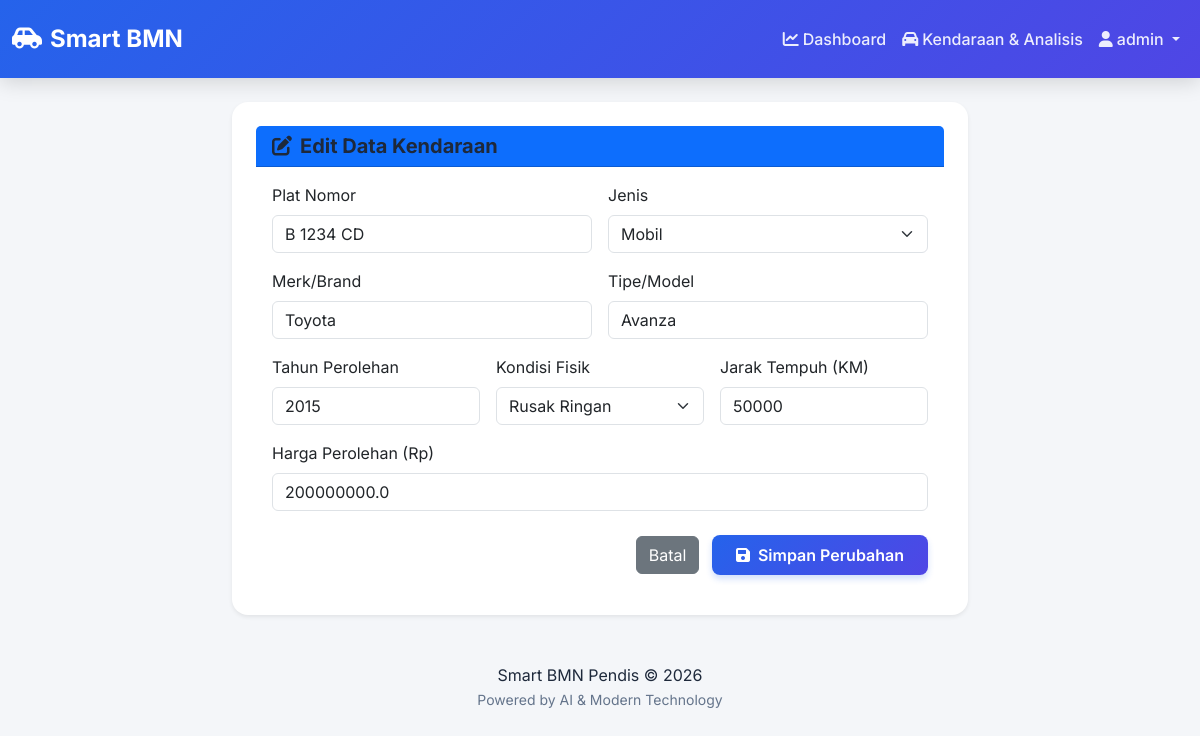
/vehicle/edit/1 (signed in), run on the app's committed database.
### models/user.py (models this page shows, shortened)
class User(db.Model, UserMixin):
    id = db.Column(db.Integer, primary_key=True)
    username = db.Column(db.String(20), unique=True, nullable=False)
    email = db.Column(db.String(120), unique=True, nullable=False)
    password = db.Column(db.String(60), nullable=False)
    role = db.Column(db.String(20), nullable=False, default='Operator') # Admin, Operator, Pejabat
    created_at = db.Column(db.DateTime, nullable=False, default=datetime.utcnow)

### models/vehicle.py (models this page shows, shortened)
class Vehicle(db.Model):
    id = db.Column(db.Integer, primary_key=True)
    plat_no = db.Column(db.String(20), unique=True, nullable=False)
    jenis = db.Column(db.String(50), nullable=False) # Mobil, Motor, Truk
    merk = db.Column(db.String(50), nullable=False)
    tipe = db.Column(db.String(50), nullable=False)
    tahun_perolehan = db.Column(db.Integer, nullable=False)
    harga_perolehan = db.Column(db.Float, nullable=False)
    kondisi_saat_ini = db.Column(db.String(20), nullable=False) # Baik, Rusak Ringan, Rusak Berat
    pengguna_saat_ini = db.Column(db.String(100), nullable=True)
    pejabat = db.Column(db.String(100), nullable=True)
    jarak_tempuh = db.Column(db.Integer, nullable=True, default=0) # KM
    nilai_buku = db.Column(db.Float, nullable=True) # Nilai penyusutan
    prediksi_nilai_jual = db.Column(db.Float, nullable=True)
    limit_lelang = db.Column(db.Float, nullable=True)  # Limit harga lelang (50-80% dari estimasi)
    rekomendasi_lelang = db.Column(db.String(20), nullable=True) # Layak / Tidak
    skor_kelayakan = db.Column(db.Float, nullable=True)
    alasan_rekomendasi = db.Column(db.Text, nullable=True)
    last_analyzed = db.Column(db.DateTime, nullable=True)
    maintenances = db.relationship('Maintenance', backref='vehicle', lazy=True, cascade="all, delete-orphan")
    damages = db.relationship('Damage', backref='vehicle', lazy=True, cascade="all, delete-orphan")
    usage_history = db.relationship('UsageHistory', backref='vehicle', lazy=True, cascade="all, delete-orphan")
    created_at = db.Column(db.DateTime, nullable=False, default=datetime.utcnow)

### controllers/main.py (the view, shortened to what this page needs)
@main.route('/vehicle/edit/<int:id>', methods=['GET', 'POST'])
@login_required
def edit_vehicle(id):
    v = Vehicle.query.get_or_404(id)
    return render_template('edit_vehicle.html', v=v)

### app.py (called while the page is built)
@app.context_processor
def inject_now():
    return {'now': datetime.datetime.now()}

### models/user.py (called while the page is built)
@login_manager.user_loader
def load_user(user_id):
    return User.query.get(int(user_id))

### templates/edit_vehicle.html (shortened to what this page needs)
{% extends "base.html" %}
{% block content %}
<div class="row justify-content-center">
    <div class="col-md-8">
        <div class="card shadow-sm">
            <div class="card-header bg-primary text-white">
                <h5 class="mb-0"><i class="fa-solid fa-pen-to-square me-2"></i>Edit Data Kendaraan</h5>
            </div>
            <div class="card-body">
                <form method="POST">
                    <div class="row g-3">
                        <div class="col-md-6">
                            <label class="form-label">Plat Nomor</label>
                            <input type="text" name="plat" class="form-control" value="{{ v.plat_no }}" required>
                        </div>
                        <div class="col-md-6">
                            <label class="form-label">Jenis</label>
                            <select name="jenis" class="form-select">
                                <option value="Mobil" {% if v.jenis=='Mobil' %}selected{% endif %}>Mobil</option>
                            </select>
                        </div>
                        <div class="col-md-6">
                            <label class="form-label">Merk/Brand</label>
                            <input type="text" name="merk" class="form-control" value="{{ v.merk }}" required>
                        </div>
                        <div class="col-md-6">
                            <label class="form-label">Tipe/Model</label>
                            <input type="text" name="tipe" class="form-control" value="{{ v.tipe }}" required>
                        </div>
                        <div class="col-md-4">
                            <label class="form-label">Tahun Perolehan</label>
                            <input type="number" name="tahun" class="form-control" value="{{ v.tahun_perolehan }}"
                                required>
                        </div>
                        <div class="col-md-4">
                            <label class="form-label">Kondisi Fisik</label>
                            <select name="kondisi" class="form-select">
                                <option value="Rusak Ringan" {% if v.kondisi_saat_ini=='Rusak Ringan' %}selected{% endif
                                    %}>Rusak Ringan</option>
                            </select>
                        </div>
                        <div class="col-md-4">
                            <label class="form-label">Jarak Tempuh (KM)</label>
                            <input type="number" name="km" class="form-control" value="{{ v.jarak_tempuh }}" required>
                        </div>
                        <div class="col-12">
                            <label class="form-label">Harga Perolehan (Rp)</label>
                            <input type="number" name="harga" class="form-control" value="{{ v.harga_perolehan }}"
                                required>
                        </div>
                    </div>
                    <div class="mt-4 text-end">
                        <a href="{{ url_for('main.vehicles') }}" class="btn btn-secondary me-2">Batal</a>
                        <button type="submit" class="btn btn-primary"><i class="fa-solid fa-save me-1"></i> Simpan
                            Perubahan</button>
                    </div>
                </form>
            </div>
        </div>
    </div>
</div>
{% endblock %}

### templates/base.html (shortened to what this page needs)
<!DOCTYPE html>
<html lang="id">
<head>
  <link href="https://cdn.jsdelivr.net/npm/bootstrap@5.3.2/dist/css/bootstrap.min.css" rel="stylesheet">
  <link href="https://cdnjs.cloudflare.com/ajax/libs/font-awesome/6.0.0/css/all.min.css" rel="stylesheet">
  <link rel="stylesheet" href="{{ url_for('static', filename='css/style.css') }}">
</head>
<body>
  <nav class="navbar navbar-expand-lg navbar-dark">
    <div class="container-fluid">
      <a class="navbar-brand fw-bold" href="/">
        <i class="fa-solid fa-car-side me-2"></i>Smart BMN
      </a>
      <div class="collapse navbar-collapse" id="navbarNav">
        <ul class="navbar-nav ms-auto">
          {% if current_user.is_authenticated %}
          <li class="nav-item">
            <a class="nav-link" href="{{ url_for('main.dashboard') }}">
              <i class="fa-solid fa-chart-line me-1"></i>Dashboard
            </a>
          </li>
          <li class="nav-item">
            <a class="nav-link" href="{{ url_for('main.vehicles') }}">
              <i class="fa-solid fa-car me-1"></i>Kendaraan & Analisis
            </a>
          </li>
          <li class="nav-item dropdown">
            <a class="nav-link dropdown-toggle" href="#" role="button" data-bs-toggle="dropdown">
              <i class="fa-solid fa-user me-1"></i>{{ current_user.username }}
            </a>
          </li>
          {% endif %}
        </ul>
      </div>
    </div>
  </nav>
  <div class="container mt-4 fade-in">
    {% block content %}{% endblock %}
  </div>
  <footer class="text-center mt-5">
    <div class="container">
      <p class="mb-0">
        Smart BMN Pendis &copy; {{ now.year }}
      </p>
      <small class="text-muted">Powered by AI & Modern Technology</small>
    </div>
  </footer>
</body>
</html>

### static/css/style.css (style rules this page uses)
:root { --bg-primary: #f4f6f9; --bg-secondary: #ffffff; --bg-elevated: #ffffff; --text-primary: #1e293b; --text-secondary: #64748b; --text-muted: #94a3b8; --shadow-light: #ffffff; --shadow-dark: rgba(148, 163, 184, 0.4); --card-shadow: 0 4px 6px -1px rgba(0, 0, 0, 0.1), 0 2px 4px -1px rgba(0, 0, 0, 0.06); --accent-primary: #2563eb; --accent-secondary: #4f46e5; --accent-success: #10b981; --accent-warning: #f59e0b; --accent-danger: #ef4444; --gradient-accent: linear-gradient(135deg, #2563eb 0%, #4f46e5 100%); --gradient-success: linear-gradient(135deg, #10b981 0%, #059669 100%); }
body { background-color: var(--bg-primary); color: var(--text-primary); font-family: 'Inter', sans-serif; transition: background-color 0.3s ease, color 0.3s ease; }
h1, h2, h3, h4, h5, h6 { color: var(--text-primary); font-weight: 700; }
.navbar { background: var(--gradient-accent) !important; box-shadow: 0 4px 20px rgba(0, 0, 0, 0.15); padding: 1rem 0; }
.navbar-brand { font-size: 1.5rem; color: white !important; }
.nav-link { color: rgba(255, 255, 255, 0.9) !important; font-weight: 500; }
.card, .stat-card { background-color: var(--bg-secondary); border: none; border-radius: 16px; box-shadow: var(--card-shadow); transition: transform 0.3s ease, box-shadow 0.3s ease; padding: 1.5rem; }
.btn-primary { background: var(--gradient-accent); border: none; border-radius: 8px; padding: 0.5rem 1.5rem; font-weight: 600; box-shadow: 0 4px 6px rgba(37, 99, 235, 0.2); }
.text-muted { color: var(--text-secondary) !important; }
.fade-in { animation: fadeIn 0.8s ease-out; }

### data on the page
User: username "admin"
Vehicle: plat "B 1234 CD", jenis "Mobil", merk "Toyota", tipe "Avanza", tahun "2015", kondisi "Rusak Ringan", km "50000", harga "200000000.0"
